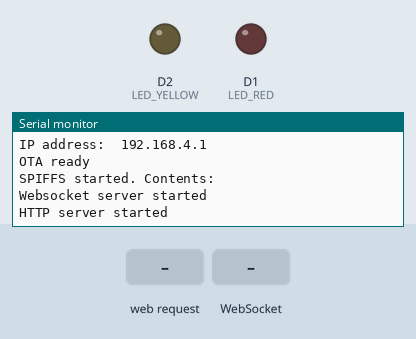
Bench run of a sketch on a simulated ESP8266 (NodeMCU). Shown: output pins drawn as LEDs (lit = HIGH), the last lines printed to the serial monitor. The test bench sets the inputs (shaded band). Storage starts empty; random numbers use the default seed unless the sketch sets one.

Above: at 1.2 s.
1.3 s: HTTP request GET /edit.html received
At 2.5 s:
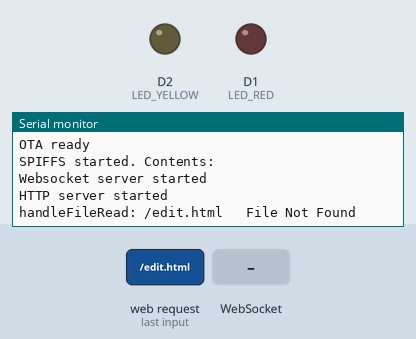
2.8 s: WebSocket text "/" received
At 3.6 s:
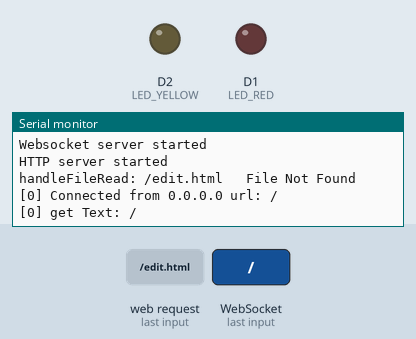
4.3 s: WebSocket text "#" received
At 4.7 s:
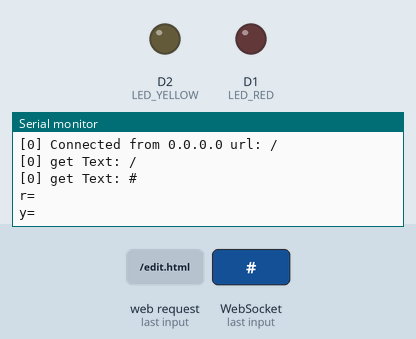
5.8 s: WebSocket text "6" received
At 7.1 s:
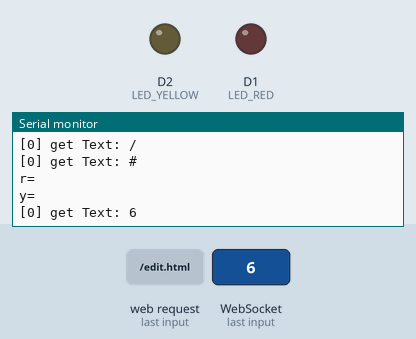

Measured:
- after the input at 1.3 s, the serial monitor: prints a new line at once (image 1)
- after the input at 2.8 s, the serial monitor: prints a new line at once (image 2)
- after the input at 4.3 s, the serial monitor: prints a new line at once (image 3)
- after the input at 5.8 s, the serial monitor: prints a new line at once (image 4)

The sketch:

esp_as_webserver_in_AP_mode_websocket_OTA_SPIFF_upload.ino
```cpp
#include <ESP8266WiFi.h>
#include <WiFiClient.h>
#include <ESP8266WebServer.h>   //webserver library
#include <ArduinoOTA.h>         //over the air
#include <FS.h>                 //SPIFF library
#include <WebSocketsServer.h>

ESP8266WebServer server(80);    //server object listening to port 80 for HTTP request
WebSocketsServer webSocket(81);  //websocket server at port 81

File fsUploadFile;              //a file object to temporary store received file

//access-point credentials
const char *ssid = "baman-baman";
const char *password = "dobaarbaman";

//message for client
int bands[7] = {512, 128, 256, 1023, 64, 755, 68};

//connections
#define LED_RED     D1
#define LED_YELLOW  D2

void setup() {
  pinMode(LED_RED, OUTPUT);
  pinMode(LED_YELLOW, OUTPUT);

  Serial.begin(115200);
  delay(10);
  Serial.print("\r\n");

  //basic_setup
  startWiFi();      //start AP
  startOTA();       //start OTA
  startSPIFFS();    //start SPIFFS
  startWebSocket(); //start WebSocket server
  startServer();    //start SERVER
}

void loop() {
  webSocket.loop();             //constantly check for websocket events
  server.handleClient();        //run the server
  ArduinoOTA.handle();          //listen to OTA updates
  sendDataToClient();           //sends array data to client

  /************************/
  randomNumbers();
}
```

a_basic_setup.ino
```cpp
void startWiFi(){
  WiFi.softAP(ssid, password);
  Serial.print("Access point \"");
  Serial.print(ssid);
  Serial.println("\" started");

  Serial.print("IP address:\t");
  Serial.println(WiFi.softAPIP());
}
/**************************************/
void startOTA(){

  ArduinoOTA.setHostname("ESP8266");
  ArduinoOTA.setPassword("0502003019");

  ArduinoOTA.onStart([](){
    Serial.println("Start");
    });

  ArduinoOTA.onEnd([](){
    Serial.println("\n End");
    });

  ArduinoOTA.onProgress([](unsigned int progress, unsigned int total){
    Serial.printf("Progress: %u%%\r", (progress/(total/100)));
    });

  ArduinoOTA.onError([](ota_error_t error){
    Serial.printf("Error[%u]: ", error);
    if (error == OTA_AUTH_ERROR) Serial.println("Auth Failed");
    else if (error == OTA_BEGIN_ERROR) Serial.println("Begin Failed");
    else if (error == OTA_CONNECT_ERROR) Serial.println("Connect Failed");
    else if (error == OTA_RECEIVE_ERROR) Serial.println("Receive Failed");
    else if (error == OTA_END_ERROR) Serial.println("End Failed");
    });

  ArduinoOTA.begin();
  Serial.println("OTA ready");
}
/******************************************************/

void startSPIFFS(){
  SPIFFS.begin();         //Begins the SPI Flash file system and display its contents
  Serial.println("SPIFFS started. Contents:");
  /*----listing----*/
  Dir dir = SPIFFS.openDir("/");
  while (dir.next()) {
    String fileName = dir.fileName();
    size_t fileSize =  dir.fileSize();

    Serial.printf("\tFS File: %s, size: %s \r\n", fileName.c_str(), formatBytes(fileSize).c_str());
    }
  /*------------*/
  Serial.print("\n");

}

/*****************************************************/

void startWebSocket(){
  webSocket.begin();                       //start websocket server
  webSocket.onEvent(webSocketEvent);       //on incoming message on websocket run function - webSocketEvent
  Serial.println("Websocket server started");
}

/*****************************************************/
void startServer(){
  server.on("/edit.html", HTTP_POST, [](){
      server.send(200, "text/plain", "");
    },handleFileUpload);
  server.onNotFound(handleNotFound);        //send appropitate file if exists or error if does'nt exist
  server.begin();                           //start server
  Serial.println("HTTP server started");
}

/*****************************************************/
void sendDataToClient(){
  String json = "[";
  for(int i = 0; i < 7 ; ++i){
    json += "{";
    json += "\"value\" : ";
    json += String(bands[i]);
    json += "}";
    //don't add comma at last element, instead append "]"
    if (i == 6){
      json += "]";
      continue;
    }
    json += ",";
  }
  webSocket.broadcastTXT(json.c_str(), json.length());
}
/*****************************************************/
void randomNumbers(){
  for(int i = 0; i < 7 ; ++i){
    bands[i] = rand()%1023;
    delayMicroseconds(36);
  }
}
/*****************************************************/
```

b_helper_functions.ino
```cpp
/*************************SPIFFS*************************/
String formatBytes(size_t bytes){
  if(bytes < 1024) {
    return String(bytes) + "B";
  } else if (bytes < 1024*1024){
     return String(bytes/1024.0) + "KB";
  } else if (bytes < 1024*1024*1024) {
    return String(bytes/1024.0/1024.0) + "MB";
  }
}

/*************************SERVER*************************/
void handleNotFound(){      //if requested file dose'nt exist return error 404
  if(!handleFileRead(server.uri())){      //look for file in SPIFFS (handelFileRead returns False if file dosen't exists)
    server.send(404, "text/plain", "404: File not Found");
    }
  }

//sends the requested file back to browser if it exists and return True else False
bool handleFileRead(String path) {
  Serial.print("handleFileRead: " + path);
  if (path.endsWith("/")) path += "index.html" ;      //If root or URL is requested we send index.html
  String contentType = getContentType(path);          //get the contentType of file
  String pathWithGz = path + ".gz";                  //extension with gzip
  if ((SPIFFS.exists(pathWithGz)) || (SPIFFS.exists(path))){    //if file exists as compressed or normal then send and return True
    //if compressed version exists; modify path to compressed file
    if (SPIFFS.exists(pathWithGz)) path += ".gz";

      File file = SPIFFS.open(path, "r");              //open the file with reading mode and store in File object
      size_t sent = server.streamFile(file, contentType);   //send the opened file to client
      Serial.println(String("\tSent file: ") + path);
      file.close();                                   //close file object
      return true;
  }
  //if does not exists then return false
  Serial.println("\t File Not Found");
  return false;
}

//receive file from browser and write it to SPIFFS on webserver
void handleFileUpload(){
  HTTPUpload& upload = server.upload();                //local object referncing
  if (upload.status == UPLOAD_FILE_START) {         //phase 1
    String filename = upload.filename;                //getting file name
    if(!filename.startsWith("/")) filename = "/" + filename;       //puting the file in folder
    Serial.print("handleFileUpload name: "); Serial.println(filename);
    fsUploadFile = SPIFFS.open(filename, "w");            //this creates file in write mode if doesnt exist or overwrite if exists
    //filename = String();            //clear memory
  } else if (upload.status == UPLOAD_FILE_WRITE) {     //phase 2
      if(fsUploadFile) {                                    //if ready for upload
        fsUploadFile.write(upload.buf, upload.currentSize);   //write received bytes to file
      }
  } else if (upload.status == UPLOAD_FILE_END) {    //phase 3
      if(fsUploadFile) {                                  //if file is created
        fsUploadFile.close();                           //close and free the file object
        Serial.print("handleFileUpload size: "); Serial.println(upload.totalSize);
        //after uploading or receiving the complete file respond the clint to new location (success page)
        server.sendHeader("Location", "/success.html");
        server.send(303);
      }else {                                         //if file creation failed
      server.send(500, "text/plain", "500: couldn't create file");
      }
    }
}

/*************************WEB-SOCKET*************************/
void webSocketEvent(uint8_t num, WStype_t type, uint8_t * payload, size_t length){
  switch(type){
    case WStype_DISCONNECTED:         //if the websocket is disconnected
      Serial.printf("[%u] Disconnected! \n", num);
      break;
    case WStype_CONNECTED:{           //if new connection is established print its ip
      IPAddress ip = webSocket.remoteIP(num);
      Serial.printf("[%u] Connected from %d.%d.%d.%d url: %s\n", num, ip[0], ip[1], ip[2], ip[3], payload);
      break;
      }
    case WStype_TEXT:{                 //if text data is received
      Serial.printf("[%u] get Text: %s \n", num, payload);
      /**********************************/
      /*                                */
      /*        PROCESS-TEXT HERE       */
      /*                                */

      if (payload[0] == '#') {
        //data is for our LED
        String r = "";
        String y = "";

        //extract data
        int i = 1;
        bool flag = true;
        while(payload[i]){
          if(payload[i] == ' ') {
            flag = false;
            i++;
          }
          if (flag == true){
            Serial.print("r1=");
            Serial.println(r);
            Serial.print("payload");
            Serial.println(payload[i]-48);
            r = r + (payload[i]-48);
          }
          else {
            y = y + (payload[i]-48);
          }
          i++;
        }
        Serial.print("r=");
        Serial.println(r);
        Serial.print("y=");
        Serial.println(y);
        //map
        analogWrite(LED_RED, r.toInt());
        analogWrite(LED_YELLOW, y.toInt());

        /**********************************/
      }
      break;
    }
  }
}
```

c_extra_functions.ino
```cpp
/***************SERVER (helping function extras)**************************/
//return the proper content type for file given, eg (input -> .html output -> text/html)
//which will later be sent to browser to comprehend
//converts file extension to MIME type
String getContentType(String filename){
  if (filename.endsWith(".html")) return "text/html";
  else if (filename.endsWith(".css")) return "text/css";
  else if (filename.endsWith(".js")) return "application/javascript";
  else if (filename.endsWith(".ico")) return "image/x-icon";
  else if (filename.endsWith(".gz")) return "application/x-gzip";
  return "text/plain";
}
```
